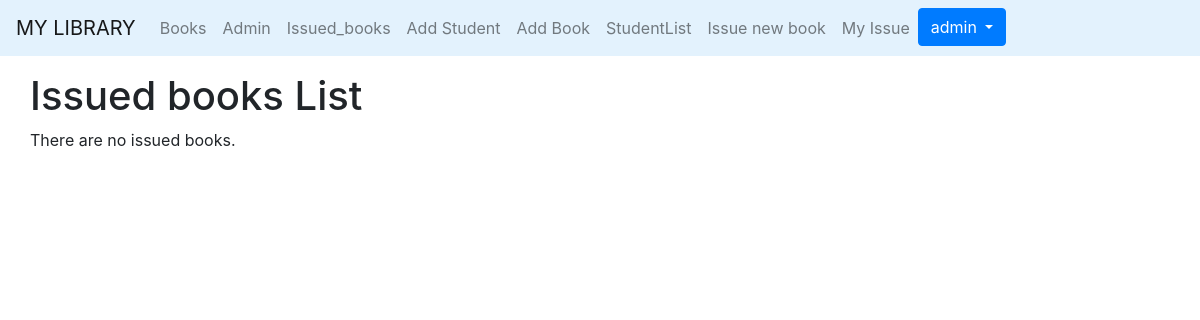
The page /issued-books/ (signed in) on the database as committed earlier.
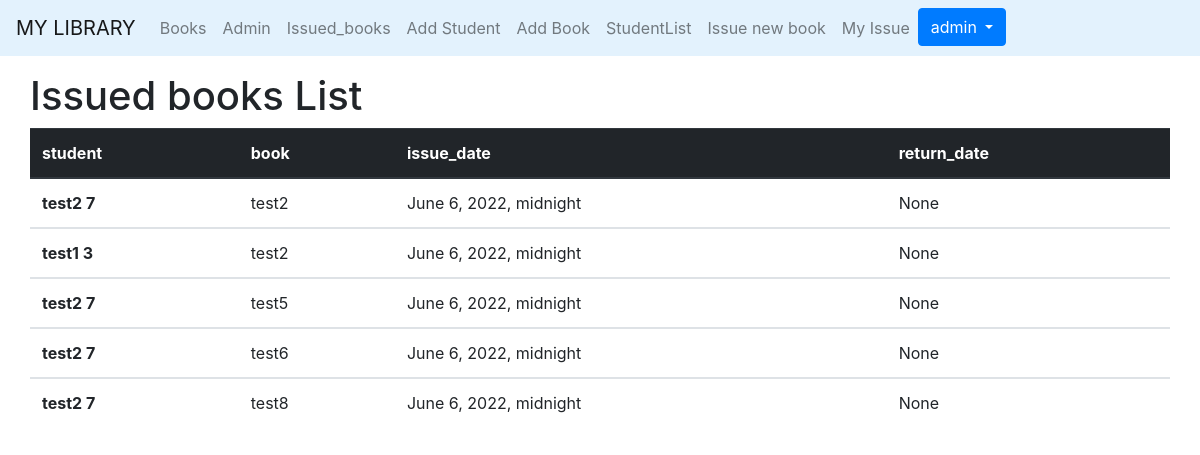
The same page on the database as committed later.
### library/models.py (models this page shows, shortened)
class Borrower(models.Model):
    student = models.ForeignKey('Student', on_delete=models.CASCADE)
    book = models.ForeignKey('Book', on_delete=models.CASCADE)
    issue_date = models.DateTimeField(null=True,blank=True)
    return_date = models.DateTimeField(null=True,blank=True)

class Student(models.Model):
    roll_no = models.CharField(max_length=10,unique=True)
    name = models.CharField(max_length=10)
    branch = models.CharField(max_length=20)
    contact_no = models.CharField(max_length=10)
    total_books_due=models.IntegerField(default=0)
    email=models.EmailField(unique=True)
    user_type=models.CharField(max_length=20, choices=CHOICES, default='Buyer')
    def __str__(self):
        return '%s %s ' % (str(self.name),self.pk)

class Book(models.Model):
    title = models.CharField(max_length=200)
    author = models.CharField(max_length=100)
    summary = models.TextField(max_length=1000, help_text="description of the book")
    isbn = models.CharField('ISBN', max_length=13, help_text='13 Character ISBN number')
    genre = models.ManyToManyField(Genre, help_text="Select a genre for this book")
    publish_date = models.DateField(null=True)
    total_copies = models.IntegerField()
    available_copies = models.IntegerField()
    pic=models.ImageField(upload_to='media/book_image/')
    def __str__(self):
        return self.title

### library/views.py (the view)
# urls.py: path('issued-books/',views.IssuedBookListView.as_view(),name = 'issued-books'),
class IssuedBookListView(LoginRequiredMixin,ListView):
    login_url = '/accounts/login/'
    template_name = 'library/issuedbook_list.html'
    model = Borrower
    context_object_name = 'issuebook_list'

### templates/library/issuedbook_list.html
{% extends "registration/base.html" %}
{% block content %}
    <h1>Issued books List</h1>
    {% if issuebook_list %}
    <div class="row mx-auto">
      <table class="table">
        <thead class="thead-dark">
          <tr>
            <th scope="col">student</th>
            <th scope="col">book</th>
            <th scope="col">issue_date</th>
            <th scope="col">return_date</th>
          </tr>
        </thead>
        {% for issuebook in issuebook_list %}
        <tbody>
          <tr>
            <th scope="row">{{ issuebook.student }}</th>
            <td>{{ issuebook.book }}</td>
            <td>{{ issuebook.issue_date }}</td>
            <td>{{ issuebook.return_date }}</td>
          </tr>
        </tbody>
        {% endfor %}
      </table>
    </div>
    {% else %}
      <p class=" bg bg-white">There are no issued books.</p>
    {% endif %}
{% endblock %}

### templates/registration/base.html (shortened to what this page needs)
<!DOCTYPE html>
<html lang="en">
<head>
    <link rel="stylesheet" href="https://stackpath.bootstrapcdn.com/bootstrap/4.1.3/css/bootstrap.min.css">
    <link rel="stylesheet" href="https://maxcdn.bootstrapcdn.com/font-awesome/4.4.0/css/font-awesome.min.css">
</head>
</head>
<body>
    <div class="container-fluid my-auto">
        <nav class="navbar navbar-light navbar-expand-md fixed-top  text-center" style="background-color: #e3f2fd;">
            <a class="navbar-brand" href="">MY LIBRARY </a>
            <div class="collapse navbar-collapse" id="navbarCollapse">
                <ul class="navbar-nav mr-auto">
                    <li class="nav-item">
                        <a class="nav-link" href="{% url 'books' %}">Books</a>
                    </li>
                    <li class="nav-item">
                        <a class="nav-link" href="{% url 'admin:index' %}">Admin</a>
                    </li>
                    {% if user.is_superuser %}
                        <li class="nav-item">
                            <a class="nav-link" href="{% url 'issued-books' %}">Issued_books</a>
                        </li>
                        <li class="nav-item">
                            <a class="nav-link" href="{% url 'student_create' %}">Add Student</a>
                        </li>
                        <li class="nav-item">
                            <a class="nav-link" href="{% url 'book_create' %}">Add Book</a>
                        </li>
                        <li class="nav-item">
                            <a class="nav-link" href="{% url 'student' %}">StudentList</a>
                        </li>
                    {% endif %}
                    {% if user.is_authenticated %}
                    <li class="nav-item">
                        <a class="nav-link" href="{% url 'issue-book' %}">Issue new book</a>
                        </li>
                    <li class="nav-item">
                        <a class="nav-link" href="{% url 'my-issue' %}">My Issue</a>
                    </li>
                        <div class="dropdown float">
                            <button type="button" class="btn btn-primary dropdown-toggle" data-toggle="dropdown">
                            {{ request.user }}
                            </button>
                        </div>
                             {% else %}
                        <li class="nav-item">
                            <a class="nav-link" href="{% url 'login' %}">Login</a>
                        </li>
                {% endif %}
                </ul>
            </div>
        </nav>
        <br>
        <div class="row mt-5 mx-auto">
            <div class="col-sm-12">
                {% block content %}{% endblock %}
            </div>
        </div>
    </div>
</body>
</html>

Rows that differ between the two databases and show on the page:
added Borrower: student "test2 7", book "test2", issue_date "June 6, 2022, midnight", return_date "None"
added Borrower: student "test1 3", book "test2", issue_date "June 6, 2022, midnight", return_date "None"
added Borrower: student "test2 7", book "test5", issue_date "June 6, 2022, midnight", return_date "None"
added Borrower: student "test2 7", book "test6", issue_date "June 6, 2022, midnight", return_date "None"
added Borrower: student "test2 7", book "test8", issue_date "June 6, 2022, midnight", return_date "None"
Other text that changed with them:
text no longer shown: "There are no issued books."
text now shown: "student book issue_date return_date"
